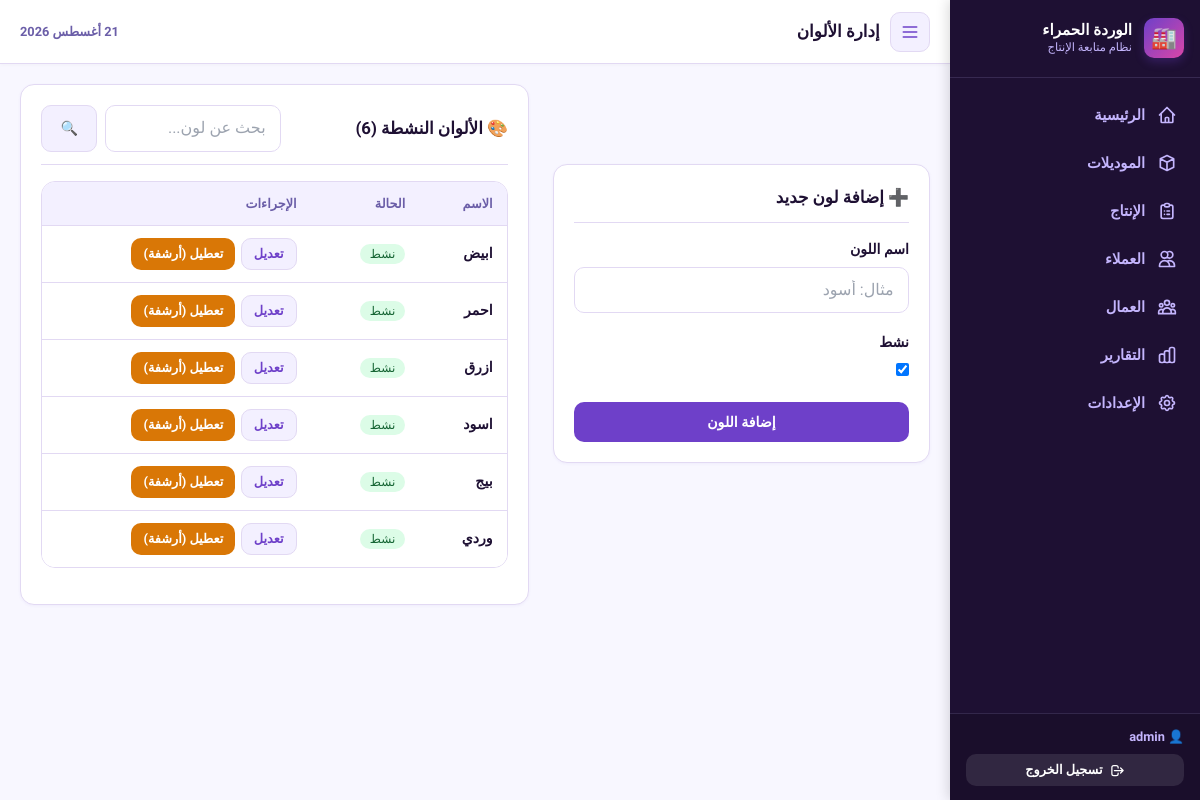
/settings/colors/ (signed in), run on an earlier commit of the app's database.
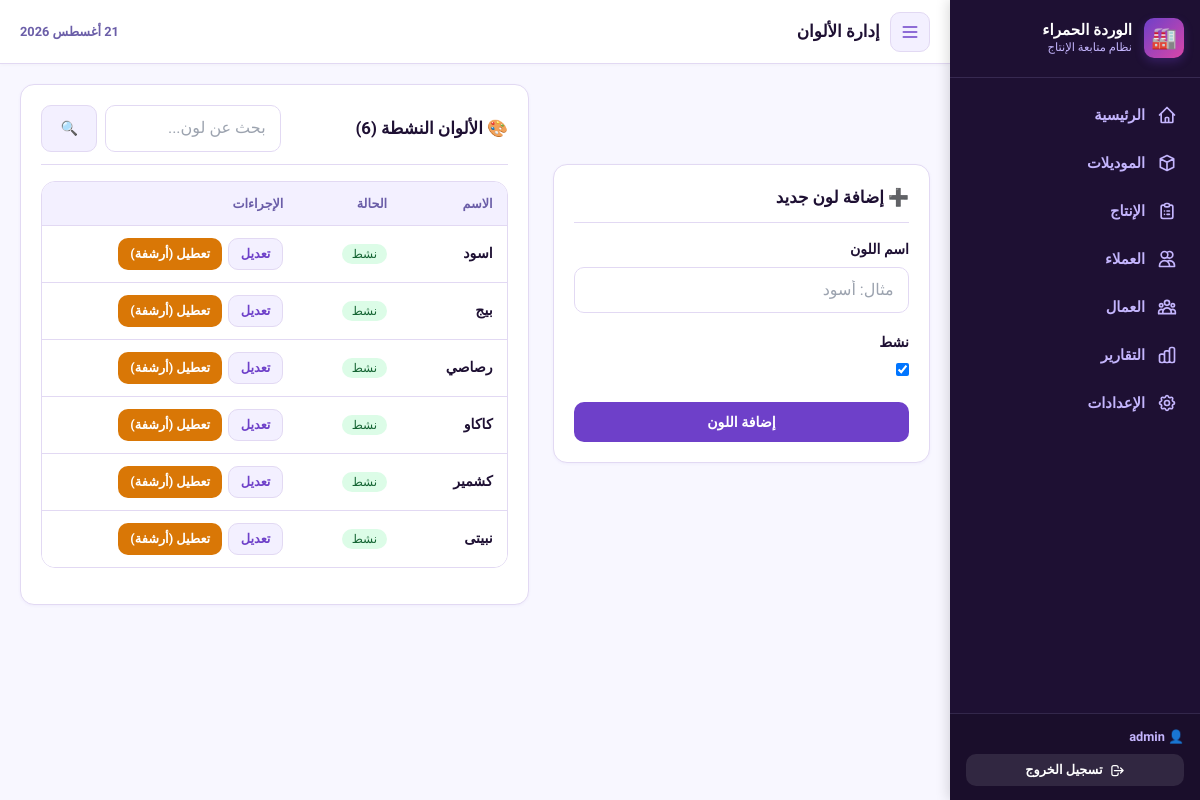
And on a later commit of the database.
### catalog/models.py (models this page shows, shortened)
class TimestampMixin(models.Model):
    created_at = models.DateTimeField(auto_now_add=True)
    updated_at = models.DateTimeField(auto_now=True)
    class Meta:
        abstract = True

class Color(TimestampMixin):
    name = models.CharField(max_length=50, unique=True, verbose_name='اسم اللون')
    is_active = models.BooleanField(default=True, verbose_name='نشط')
    class Meta:
        verbose_name = 'لون'
        verbose_name_plural = 'الألوان'
        ordering = ['name']

### catalog/views.py (the view, shortened to what this page needs)
# urls.py: path('settings/colors/', views.ColorListView.as_view(), name='color_list'),
@method_decorator(login_required, name='dispatch')
class ColorListView(View):
    def get(self, request):
        q = request.GET.get('q', '')
        colors = Color.objects.all()
        if q:
            colors = colors.filter(name__icontains=q)
        return render(request, 'catalog/settings/colors.html', {
            'colors': colors, 'q': q,
            'active_colors': colors.filter(is_active=True),
            'inactive_colors': colors.filter(is_active=False),
            'form': ColorForm(),
        })

### catalog/forms.py
class ColorForm(forms.ModelForm):
    class Meta:
        model = Color
        fields = ['name', 'is_active']
        labels = {'name': 'اسم اللون', 'is_active': 'نشط'}
        widgets = {'name': forms.TextInput(attrs={'class': 'form-control', 'placeholder': 'مثال: أسود'})}

### core/context_processors.py (called while the page is built)
def navigation(request):
    nav_items = [
        {'url': 'production:dashboard', 'label': 'الرئيسية', 'icon': 'home'},
        {'url': 'catalog:model_list', 'label': 'الموديلات', 'icon': 'cube'},
        {'url': 'production:entry', 'label': 'الإنتاج', 'icon': 'clipboard-list'},
        {'url': 'catalog:client_list', 'label': 'العملاء', 'icon': 'users'},
        {'url': 'workers:list', 'label': 'العمال', 'icon': 'user-group'},
        {'url': 'reports:index', 'label': 'التقارير', 'icon': 'chart-bar'},
        {'url': 'catalog:settings_index', 'label': 'الإعدادات', 'icon': 'cog'},
    ]
    return {
        'nav_items': nav_items,
    }

### core/templatetags/factory_tags.py (called while the page is built)
@register.filter
def status_badge(is_active):
    if is_active:
        return mark_safe(
            '<span class="inline-flex items-center px-2.5 py-0.5 rounded-full text-xs font-medium '
            'bg-green-100 text-green-800">نشط</span>'
        )
    return mark_safe(
        '<span class="inline-flex items-center px-2.5 py-0.5 rounded-full text-xs font-medium '
        'bg-red-100 text-red-800">غير نشط</span>'
    )

### catalog/templates/catalog/settings/colors.html (shortened to what this page needs)
{% extends "base.html" %}
{% load factory_tags %}
{% block page_title %}إدارة الألوان{% endblock %}
{% block content %}
<div class="grid-2col-responsive">
  <div class="card sticky-desktop">
    <div class="card-header"><h2 class="card-title">➕ إضافة لون جديد</h2></div>
    <form method="post">
      {% for field in form %}
      <div class="form-group">
        <label class="form-label">{{ field.label }}</label>
        {{ field }}
      </div>
      {% endfor %}
      <button type="submit" class="btn btn-primary" style="width:100%;justify-content:center;">إضافة اللون</button>
    </form>
  </div>
  <div class="card">
    <div class="card-header">
      <h2 class="card-title">🎨 الألوان النشطة ({{ active_colors|length }})</h2>
      <form method="get" style="display:flex;gap:0.5rem;width:100%;max-width:240px;">
        <input type="text" name="q" class="form-control" value="{{ q }}" placeholder="بحث عن لون...">
        <button type="submit" class="btn btn-secondary">🔍</button>
      </form>
    </div>
    <div class="table-container">
      <table class="table">
        <thead><tr><th>الاسم</th><th>الحالة</th><th>الإجراءات</th></tr></thead>
        <tbody>
          {% for color in active_colors %}
          <tr>
            <td><strong>{{ color.name }}</strong></td>
            <td>{{ color.is_active|status_badge }}</td>
            <td>
              <div class="table-actions">
                <a href="{% url 'catalog:color_edit' color.pk %}" class="btn btn-sm btn-secondary">تعديل</a>
                <form method="post" action="{% url 'catalog:color_toggle' color.pk %}">
                  <button type="submit" class="btn btn-sm btn-warning">تعطيل (أرشفة)</button>
                </form>
              </div>
            </td>
          </tr>
          {% empty %}
          <tr><td colspan="3" style="text-align:center;color:var(--color-text-muted);padding:1.5rem;">لا توجد ألوان نشطة</td></tr>
          {% endfor %}
        </tbody>
      </table>
    </div>
  </div>
</div>
{% endblock %}

### templates/base.html (shortened to what this page needs)
{% load static factory_tags %}
<!DOCTYPE html>
<html lang="ar" dir="rtl">
<head>
  <script src="https://cdn.tailwindcss.com"></script>
  <link rel="stylesheet" href="{% static 'css/main.css' %}">
</head>
<body>
<aside class="sidebar" id="sidebar">
  <div class="sidebar-logo">
    <div class="sidebar-logo-icon">🏭</div>
    <div style="flex:1;">
      <div class="sidebar-logo-text">الوردة الحمراء</div>
      <div class="sidebar-logo-sub">نظام متابعة الإنتاج</div>
    </div>
  </div>
  <nav class="sidebar-nav">
    {% for item in nav_items %}
    <a href="{% url item.url %}"
       class="sidebar-item {% if request.resolver_match.url_name == item.url|cut:'production:'|cut:'catalog:'|cut:'workers:'|cut:'reports:'|cut:'accounts:' %}active{% endif %}">
      {% if item.icon == 'home' %}
        <svg fill="none" viewBox="0 0 24 24" stroke="currentColor"><path stroke-linecap="round" stroke-linejoin="round" stroke-width="2" d="M3 12l2-2m0 0l7-7 7 7M5 10v10a1 1 0 001 1h3m10-11l2 2m-2-2v10a1 1 0 01-1 1h-3m-6 0a1 1 0 001-1v-4a1 1 0 011-1h2a1 1 0 011 1v4a1 1 0 001 1m-6 0h6"/></svg>
      {% elif item.icon == 'cube' %}
        <svg fill="none" viewBox="0 0 24 24" stroke="currentColor"><path stroke-linecap="round" stroke-linejoin="round" stroke-width="2" d="M20 7l-8-4-8 4m16 0l-8 4m8-4v10l-8 4m0-10L4 7m8 4v10M4 7v10l8 4"/></svg>
      {% elif item.icon == 'clipboard-list' %}
        <svg fill="none" viewBox="0 0 24 24" stroke="currentColor"><path stroke-linecap="round" stroke-linejoin="round" stroke-width="2" d="M9 5H7a2 2 0 00-2 2v12a2 2 0 002 2h10a2 2 0 002-2V7a2 2 0 00-2-2h-2M9 5a2 2 0 002 2h2a2 2 0 002-2M9 5a2 2 0 012-2h2a2 2 0 012 2m-3 7h3m-3 4h3m-6-4h.01M9 16h.01"/></svg>
      {% elif item.icon == 'users' %}
        <svg fill="none" viewBox="0 0 24 24" stroke="currentColor"><path stroke-linecap="round" stroke-linejoin="round" stroke-width="2" d="M12 4.354a4 4 0 110 5.292M15 21H3v-1a6 6 0 0112 0v1zm0 0h6v-1a6 6 0 00-9-5.197M13 7a4 4 0 11-8 0 4 4 0 018 0z"/></svg>
      {% endif %}
      <span>{{ item.label }}</span>
    </a>
    {% endfor %}
  </nav>
  <div class="sidebar-footer">
    <div style="color: var(--color-sidebar-text); font-size: 0.8rem; margin-bottom: 0.5rem; font-weight: 600;">
      👤 {{ request.user.get_full_name|default:request.user.username }}
    </div>
    <a href="{% url 'accounts:logout' %}" class="btn btn-sm" style="background:rgba(255,255,255,0.1);color:white;width:100%;justify-content:center;">
      <svg width="15" height="15" fill="none" viewBox="0 0 24 24" stroke="currentColor"><path stroke-linecap="round" stroke-linejoin="round" stroke-width="2" d="M17 16l4-4m0 0l-4-4m4 4H7m6 4v1a3 3 0 01-3 3H6a3 3 0 01-3-3V7a3 3 0 013-3h4a3 3 0 013 3v1"/></svg>
      تسجيل الخروج
    </a>
  </div>
</aside>
<div class="main-content">
  <header class="topbar">
    <div class="topbar-start">
      <button id="sidebarToggle" class="btn btn-icon btn-secondary sidebar-toggle-btn" aria-label="القائمة">
        <svg width="20" height="20" fill="none" viewBox="0 0 24 24" stroke="currentColor"><path stroke-linecap="round" stroke-linejoin="round" stroke-width="2" d="M4 6h16M4 12h16M4 18h16"/></svg>
      </button>
      <div class="topbar-title-wrap">
        <h1 class="page-title">{% block page_title %}{% endblock %}</h1>
      </div>
    </div>
    <div class="topbar-end">
      <div class="topbar-date">
        {% now "j F Y" %}
      </div>
    </div>
  </header>
  <main class="page-container">
    {% block content %}{% endblock %}
  </main>
</div>
</body>
</html>

What changed in the data, as far as the page shows it:
removed Color: name "ابيض", is_active|status_badge "نشط"
removed Color: name "احمر", is_active|status_badge "نشط"
removed Color: name "ازرق", is_active|status_badge "نشط"
removed Color: name "وردي", is_active|status_badge "نشط"
added Color: name "رصاصي", is_active|status_badge "نشط"
added Color: name "كاكاو", is_active|status_badge "نشط"
added Color: name "كشمير", is_active|status_badge "نشط"
added Color: name "نبيتى", is_active|status_badge "نشط"
